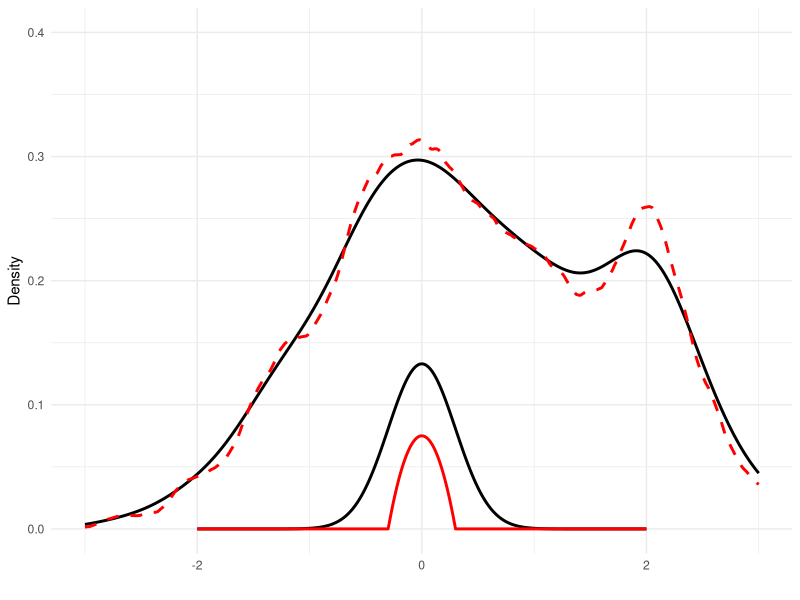
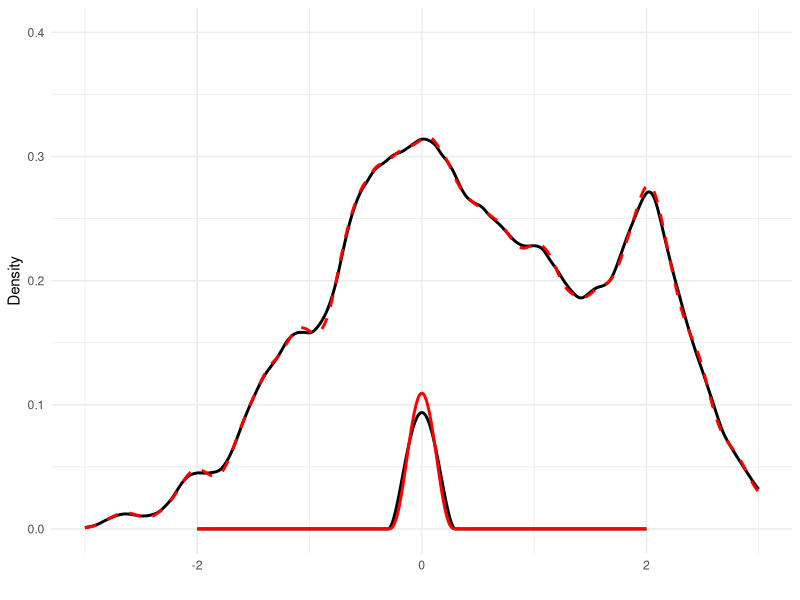

These figures' R source, in order:
# Import libraries
library(ggplot2)
library(gridExtra)

# Function to generate data from a normal mixture distribution
generate_mixture = function(n) {
  # Mixture of two normal distributions
  mixture = c(rnorm(n * 0.75, mean = 0, sd = 1), rnorm(n * 0.25, mean = 2, sd = 0.5))
  return(mixture)
}

# Set seed for reproducibility
set.seed(123)

# Generate the data
n = 1000
data = generate_mixture(n)

# Define kernel functions
gaussian_kernel = function(u) {
  (1 / sqrt(2 * pi)) * exp(-0.5 * u^2)
}

epanechnikov_kernel = function(u) {
  0.75 * (1 - u^2) * (abs(u) <= 1)
}

biweight_kernel = function(u) {
  (15 / 16) * (1 - u^2)^2 * (abs(u) <= 1)
}

triweight_kernel = function(u) {
  (35 / 32) * (1 - u^2)^3 * (abs(u) <= 1)
}

# Function to calculate kernel density estimate manually
manual_kde = function(data, eval_points, kernel_function, bandwidth) {
  n = length(data)
  kde_values = sapply(eval_points, function(x) {
    sum(kernel_function((x - data) / bandwidth)) / (n * bandwidth)
  })
  return(kde_values)
}

# True density function for the mixture distribution
true_density = function(x) {
  0.75 * dnorm(x, mean = 0, sd = 1) + 0.25 * dnorm(x, mean = 2, sd = 0.5)
}

# Bandwidth to be used (you can adjust this as needed)
bandwidth = 0.3

# Points where we want to evaluate the KDE
eval_points = seq(-3, 3, length.out = 500)

# Calculate KDE for each kernel type
kde_gaussian = manual_kde(data, eval_points, gaussian_kernel, bandwidth)
kde_epanechnikov = manual_kde(data, eval_points, epanechnikov_kernel, bandwidth)
kde_biweight = manual_kde(data, eval_points, biweight_kernel, bandwidth)
kde_triweight = manual_kde(data, eval_points, triweight_kernel, bandwidth)

# Function to create the kernel mass at the bottom with correct colors
add_kernel_mass = function(kernel_type, bandwidth, color) {
  kernel_x = seq(-2, 2, length.out = 500)
  if (kernel_type == "gaussian") {
    kernel_y = dnorm(kernel_x, mean = 0, sd = bandwidth)
  } else if (kernel_type == "epanechnikov") {
    kernel_y = 0.75 * (1 - (kernel_x / bandwidth) ^ 2) * (abs(kernel_x) <= bandwidth)
  } else if (kernel_type == "biweight") {
    kernel_y = (15 / 16) * (1 - (kernel_x / bandwidth) ^ 2)^2 * (abs(kernel_x) <= bandwidth)
  } else if (kernel_type == "triweight") {
    kernel_y = (35 / 32) * (1 - (kernel_x / bandwidth) ^ 2)^3 * (abs(kernel_x) <= bandwidth)
  } 
  
  # Scale the kernel to make it visible at the bottom of the plot
  kernel_y_scaled = kernel_y * 0.1 # Adjust the scaling for visibility
  geom_line(data = data.frame(x = kernel_x, y = kernel_y_scaled), aes(x = x, y = y), color = color, size = 1)
}

# Function to plot the results with the kernel mass at the bottom
plot_manual_kde_with_mass = function(eval_points, kde1, kde2, kernel_type1, kernel_type2, bandwidth) {
  ggplot() +
    geom_line(aes(x = eval_points, y = kde1), color = "black", size = 1) + # First kernel
    geom_line(aes(x = eval_points, y = kde2), color = "red", linetype = "dashed", size = 1) + # Second kernel
    add_kernel_mass(kernel_type1, bandwidth, "black") + # Kernel mass for the first kernel
    add_kernel_mass(kernel_type2, bandwidth, "red") + # Kernel mass for the second kernel
    theme_minimal() +
    coord_cartesian(ylim = c(0, 0.4), xlim = c(-3, 3)) +
    xlab("") + ylab("Density")
}

# Plotting the results for the first subfigure (Gaussian vs. Epanechnikov)
p1 = plot_manual_kde_with_mass(eval_points, kde_gaussian, kde_epanechnikov, "gaussian", "epanechnikov", bandwidth)

# Plotting the results for the second subfigure (Biweight vs. Triweight)
p2 = plot_manual_kde_with_mass(eval_points, kde_biweight, kde_triweight, "biweight", "triweight", bandwidth)

# Show the plots
p1
p2

